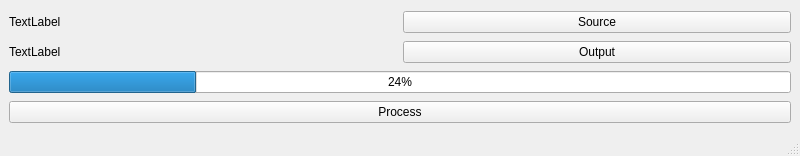
<?xml version="1.0" encoding="UTF-8"?>
<ui version="4.0">
 <class>MainWindow</class>
 <widget class="QMainWindow" name="MainWindow">
  <property name="geometry">
   <rect>
    <x>0</x>
    <y>0</y>
    <width>800</width>
    <height>156</height>
   </rect>
  </property>
  <property name="windowTitle">
   <string>MainWindow</string>
  </property>
  <property name="windowOpacity">
   <double>1.000000000000000</double>
  </property>
  <widget class="QWidget" name="centralwidget">
   <layout class="QHBoxLayout" name="horizontalLayout">
    <item>
     <layout class="QVBoxLayout" name="verticalLayout">
      <item>
       <layout class="QHBoxLayout" name="horizontalLayout_2">
        <item>
         <widget class="QLabel" name="sourceLabel">
          <property name="text">
           <string>TextLabel</string>
          </property>
         </widget>
        </item>
        <item>
         <widget class="QPushButton" name="sourceButton">
          <property name="text">
           <string>Source</string>
          </property>
         </widget>
        </item>
       </layout>
      </item>
      <item>
       <layout class="QHBoxLayout" name="horizontalLayout_3">
        <item>
         <widget class="QLabel" name="outputLabel">
          <property name="text">
           <string>TextLabel</string>
          </property>
         </widget>
        </item>
        <item>
         <widget class="QPushButton" name="outputButton">
          <property name="text">
           <string>Output</string>
          </property>
         </widget>
        </item>
       </layout>
      </item>
      <item>
       <widget class="QProgressBar" name="progressBar">
        <property name="value">
         <number>24</number>
        </property>
       </widget>
      </item>
      <item>
       <widget class="QPushButton" name="processButton">
        <property name="text">
         <string>Process</string>
        </property>
       </widget>
      </item>
     </layout>
    </item>
   </layout>
  </widget>
  <widget class="QMenuBar" name="menubar">
   <property name="geometry">
    <rect>
     <x>0</x>
     <y>0</y>
     <width>800</width>
     <height>20</height>
    </rect>
   </property>
  </widget>
  <widget class="QStatusBar" name="statusbar"/>
 </widget>
 <resources/>
 <connections/>
</ui>
